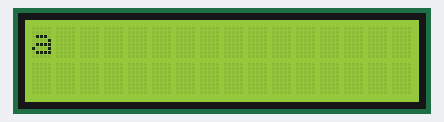
This sketch was run on a simulated Arduino Uno, built with avr-gcc and run on an emulated ATmega328P. Shown: 16×2 character LCD.

Above: at 0.1 s.
At 2.1 s:
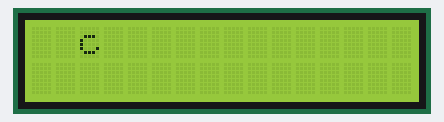
At 4.1 s:
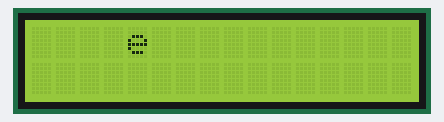
At 9.1 s:
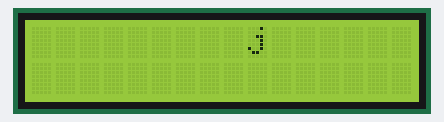
At 13.1 s:
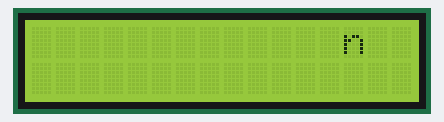
At 18.1 s:
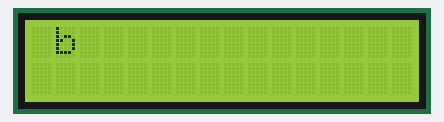

The sketch:

sketch_mar19g.ino
```cpp
#include <LiquidCrystal.h>

LiquidCrystal lcd(4, 6, 10, 11, 12, 13);
// 첫 번째 줄에 a 부터 p 까지 순서대로 출력하십시오.
// 단, 화면에는 한 글자만 보이게 하십시오.
// abcd efgh ijkl mnop
//String[] alphabet = {"a","b","c","d","e","f","g","h","i","j","k","l","m","n","o","p"};
String alphabet = "abcdefghijklmnop";

char abc[16] = {'a','b','c','d','e','f','g','h','i','j','k','l','m','n','o','p'};

void setup() {
  // put your setup code here, to run once:
  Serial.begin(9600);
  lcd.begin(16,2);
}

void loop() {
  // put your main code here, to run repeatedly:
  //lcd.setCursor(0,0);
  //lcd.print(alphabet);

  for (int i = 0; i < 16; i++) {

    if (i - 1 >= 0) {
      lcd.setCursor(i-1, 0);
      lcd.print(" ");
    }

    lcd.setCursor(i,0);
    lcd.print(abc[i]);
    delay(1000);


    if (i == 15) {
      lcd.setCursor(i, 0);
      lcd.print(" ");
      delay(1000);
    }

  }


}
```

Measured:
- by itself, everything shown: repeats every 17.0 s, in 17 steps
- what the display in image 1 shows lasts 1.0 s, from 2.1 s to 3.1 s
